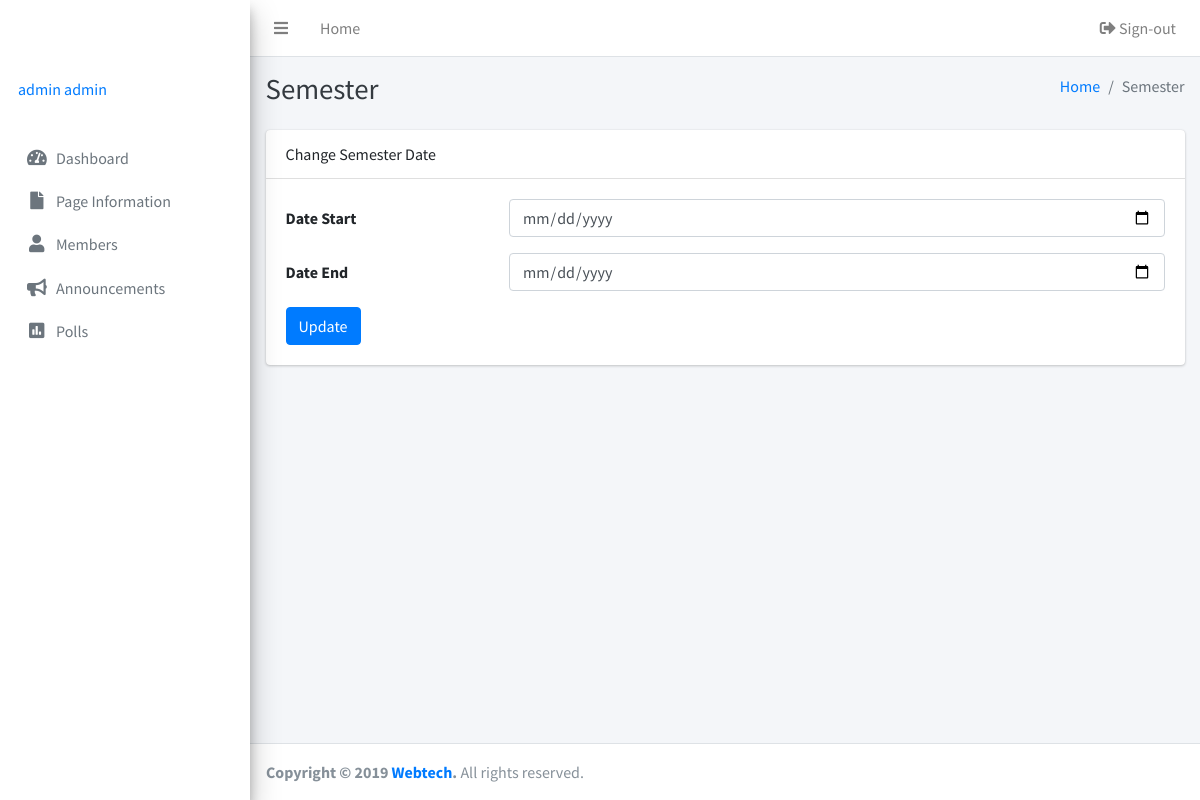
The app's page /admins/semester.php (signed in), older data.
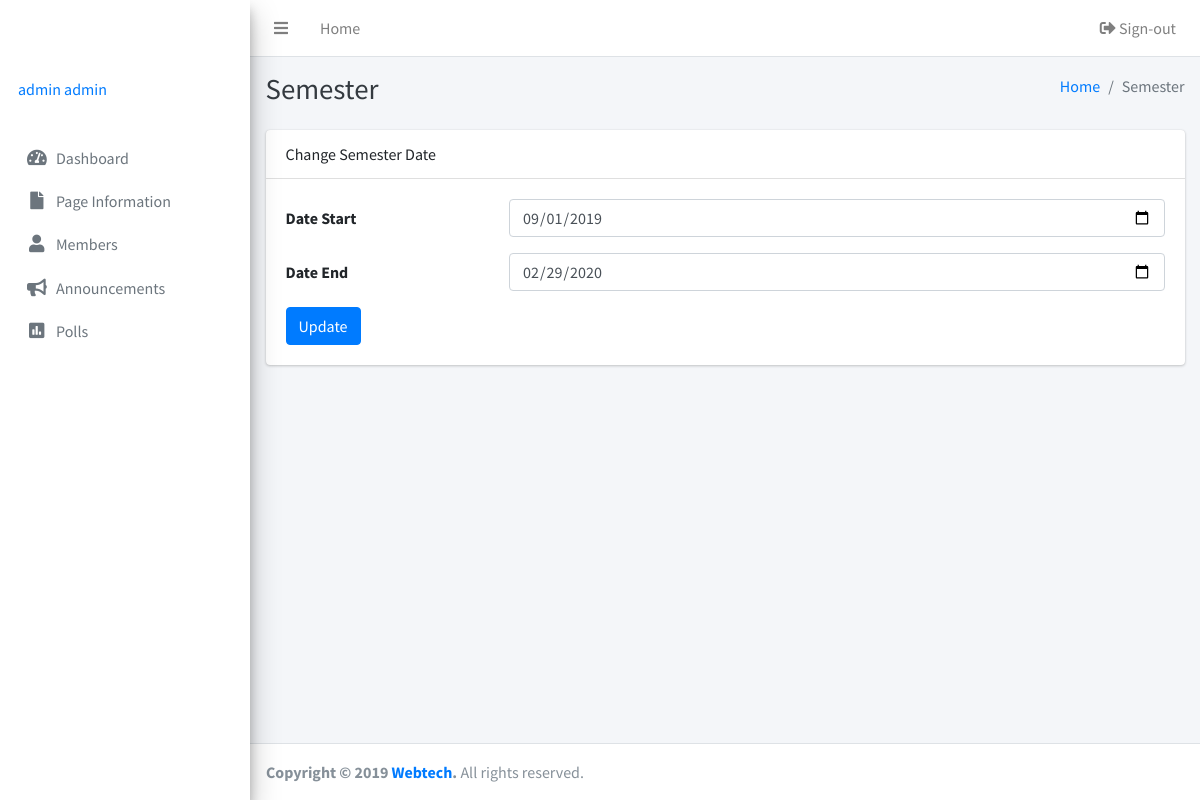
The same page, newer data.
### tables this page shows
CREATE TABLE IF NOT EXISTS `semesterdate` (
  `id` int(255) NOT NULL,
  `semesterstart` varchar(255) NOT NULL,
  `semesterend` varchar(255) NOT NULL
);

### admins/semester.php (the view, shortened to what this page needs)
<?php
  include 'inc/header.php';
 ?>
<body class="hold-transition sidebar-mini">
<div class="wrapper">
<?php include 'inc/navbar.php'; ?>
  <div class="content-wrapper">
    <div class="content-header">
      <div class="container-fluid">
        <div class="row mb-2">
          <div class="col-sm-6">
            <h1 class="m-0 text-dark">Semester</h1>
          </div>
          <div class="col-sm-6">
            <ol class="breadcrumb float-sm-right">
              <li class="breadcrumb-item"><a href="#">Home</a></li>
              <li class="breadcrumb-item active">Semester</li>
            </ol>
          </div>
        </div>
      </div>
    </div>
    <div class="content">
      <div class="container-fluid">
         <div class="row">
          <div class="col-12">
            <div class="card">
              <div class="card-header">
               Change Semester Date
              </div>
              <div class="card-body">
               <form class="form-horizontal" action="semester.php" method="post" >
                <?php
                  $sql = mysqli_query($db, "SELECT * FROM semesterdate");
                  $date = mysqli_fetch_assoc($sql);
                ?>
                  <div class="form-group row">
                    <label for="inputEmail3" class="col-sm-3 col-form-label">Date Start</label>
                    <div class="col-sm-9">
                      <input type="date" class="form-control" value="<?php echo $date['semesterstart'];?>" name="datestart" required>
                    </div>
                  </div>
                  <div class="form-group row">
                    <label for="inputEmail3" class="col-sm-3 col-form-label">Date End</label>
                    <div class="col-sm-9">
                      <input type="date" class="form-control" value="<?php echo $date['semesterend'];?>" name="dateend" required>
                    </div>
                  </div>
                  <button type="submit" class="btn btn-primary" name="submit">Update</button>
                  </form>
              </div>
            </div>
          </div>
        </div>
      </div>
    </div>
  </div>
  <?php include 'inc/footer.php'; ?>
</div>
</body>
</html>

Row changes from the older to the newer data that the page shows:
added semesterdate: datestart "09/01/2019", dateend "02/29/2020"
